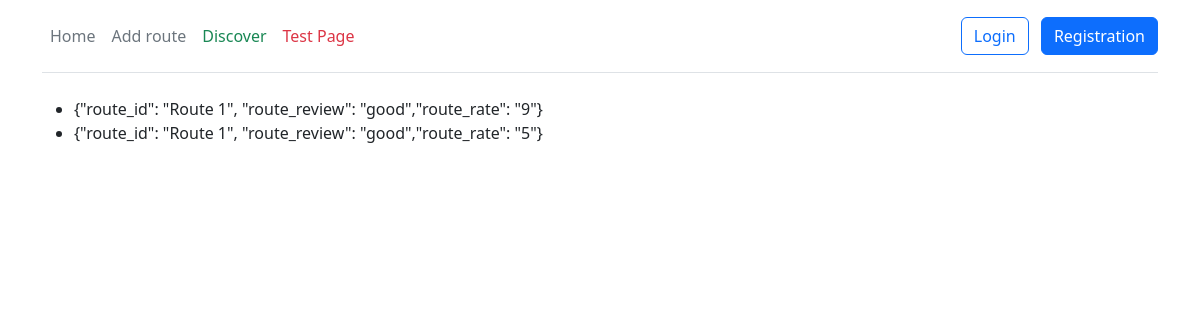
Page /route/1/review on the earlier database version.
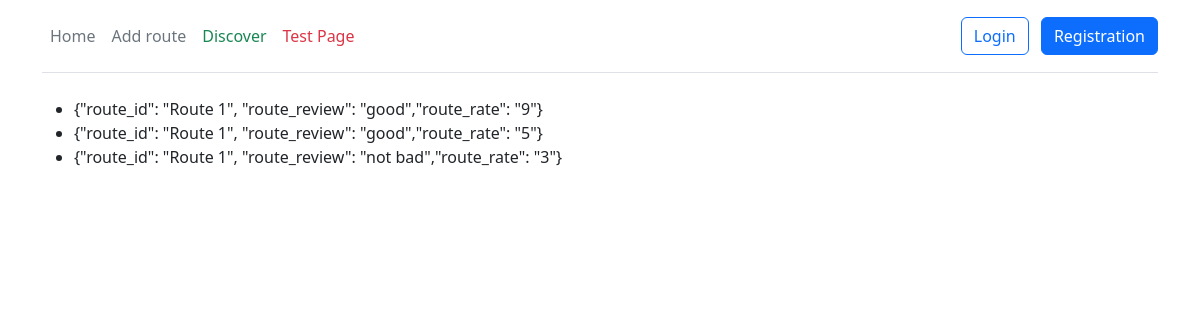
Same page on the later database version.
### route/models.py (models this page shows, shortened)
class Review(models.Model):
    route_id = models.ForeignKey(Route, on_delete=models.CASCADE)
    route_review = models.TextField()
    route_rate = models.IntegerField()
    class Meta:
        verbose_name = 'Review'
        verbose_name_plural = 'Reviews'

class Route(models.Model):
    class RouteType(models.TextChoices):
        bicycle_route = 'bicycle', gettext_lazy('bicycle')
        hiking_route = 'hiking', gettext_lazy('hiking')
    route_name = models.CharField(max_length=255, null=True)
    route_type = models.CharField(max_length=50, choices=RouteType.choices, default=RouteType.hiking_route)
    departure = models.IntegerField()
    stopping = models.JSONField()
    destination = models.IntegerField()
    country = models.CharField(max_length=50)
    location = models.CharField(max_length=50)
    description = models.TextField()
    duration = models.IntegerField()
    def __str__(self):
        return f'Route {self.id}'
    class Meta:
        verbose_name = 'Route'
        verbose_name_plural = 'Routes'

### route/views.py (the view)
# urls.py: path('<int:route_id>/review', views.review, name='review'),
def review(request, route_id):
    result = models.Review.objects.all().filter(route_id=route_id)
    if result.exists():
        return render(request, 'route/review.html', {'result': result})
    else:
        return render(request, 'route/does_not_exist.html', {'result': 'Reviews do not exist'})

### templates/route/review.html (shortened to what this page needs)
{% extends 'route/layout.html' %}
{% block content %}
    <ul>
        {% for itm in result %}
            <li>{"route_id": "{{ itm.route_id }}", "route_review": "{{ itm.route_review }}","route_rate":
                "{{ itm.route_rate }}"}
            </li>
        {% endfor %}
    </ul>
{% endblock %}

Differences in the rows shown:
added Review: route_id "Route 1", route_review "not bad", route_rate "3"
